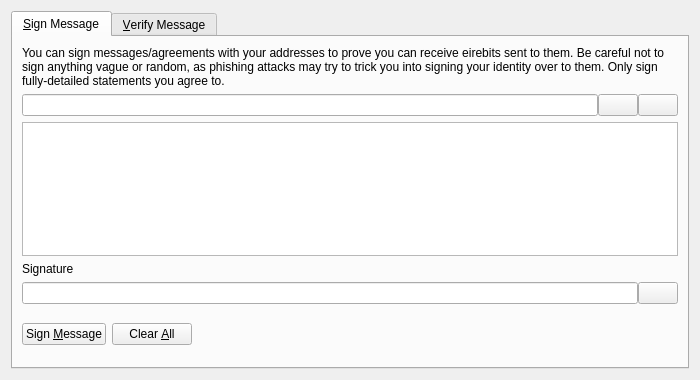
<?xml version="1.0" encoding="UTF-8"?>
<ui version="4.0">
 <class>SignVerifyMessageDialog</class>
 <widget class="QDialog" name="SignVerifyMessageDialog">
  <property name="geometry">
   <rect>
    <x>0</x>
    <y>0</y>
    <width>700</width>
    <height>380</height>
   </rect>
  </property>
  <property name="windowTitle">
   <string>Signatures - Sign / Verify a Message</string>
  </property>
  <property name="modal">
   <bool>true</bool>
  </property>
  <layout class="QVBoxLayout" name="verticalLayout">
   <item>
    <widget class="QTabWidget" name="tabWidget">
     <property name="currentIndex">
      <number>0</number>
     </property>
     <widget class="QWidget" name="tabSignMessage">
      <attribute name="title">
       <string>&amp;Sign Message</string>
      </attribute>
      <layout class="QVBoxLayout" name="verticalLayout_SM">
       <item>
        <widget class="QLabel" name="infoLabel_SM">
         <property name="text">
          <string>You can sign messages/agreements with your addresses to prove you can receive eirebits sent to them. Be careful not to sign anything vague or random, as phishing attacks may try to trick you into signing your identity over to them. Only sign fully-detailed statements you agree to.</string>
         </property>
         <property name="textFormat">
          <enum>Qt::PlainText</enum>
         </property>
         <property name="wordWrap">
          <bool>true</bool>
         </property>
        </widget>
       </item>
       <item>
        <layout class="QHBoxLayout" name="horizontalLayout_1_SM">
         <property name="spacing">
          <number>0</number>
         </property>
         <item>
          <widget class="QValidatedLineEdit" name="addressIn_SM">
           <property name="toolTip">
            <string>The Eirebit address to sign the message with</string>
           </property>
          </widget>
         </item>
         <item>
          <widget class="QPushButton" name="addressBookButton_SM">
           <property name="toolTip">
            <string>Choose previously used address</string>
           </property>
           <property name="text">
            <string/>
           </property>
           <property name="icon">
            <iconset resource="../bitcoin.qrc">
             <normaloff>:/icons/address-book</normaloff>:/icons/address-book</iconset>
           </property>
           <property name="shortcut">
            <string>Alt+A</string>
           </property>
           <property name="autoDefault">
            <bool>false</bool>
           </property>
          </widget>
         </item>
         <item>
          <widget class="QPushButton" name="pasteButton_SM">
           <property name="toolTip">
            <string>Paste address from clipboard</string>
           </property>
           <property name="text">
            <string/>
           </property>
           <property name="icon">
            <iconset resource="../bitcoin.qrc">
             <normaloff>:/icons/editpaste</normaloff>:/icons/editpaste</iconset>
           </property>
           <property name="shortcut">
            <string>Alt+P</string>
           </property>
           <property name="autoDefault">
            <bool>false</bool>
           </property>
          </widget>
         </item>
        </layout>
       </item>
       <item>
        <widget class="QPlainTextEdit" name="messageIn_SM">
         <property name="toolTip">
          <string>Enter the message you want to sign here</string>
         </property>
        </widget>
       </item>
       <item>
        <widget class="QLabel" name="signatureLabel_SM">
         <property name="text">
          <string>Signature</string>
         </property>
         <property name="textFormat">
          <enum>Qt::PlainText</enum>
         </property>
        </widget>
       </item>
       <item>
        <layout class="QHBoxLayout" name="horizontalLayout_2_SM">
         <property name="spacing">
          <number>0</number>
         </property>
         <item>
          <widget class="QLineEdit" name="signatureOut_SM">
           <property name="font">
            <font>
             <italic>true</italic>
            </font>
           </property>
           <property name="readOnly">
            <bool>true</bool>
           </property>
          </widget>
         </item>
         <item>
          <widget class="QPushButton" name="copySignatureButton_SM">
           <property name="toolTip">
            <string>Copy the current signature to the system clipboard</string>
           </property>
           <property name="text">
            <string/>
           </property>
           <property name="icon">
            <iconset resource="../bitcoin.qrc">
             <normaloff>:/icons/editcopy</normaloff>:/icons/editcopy</iconset>
           </property>
           <property name="autoDefault">
            <bool>false</bool>
           </property>
          </widget>
         </item>
        </layout>
       </item>
       <item>
        <layout class="QHBoxLayout" name="horizontalLayout_3_SM">
         <item>
          <widget class="QPushButton" name="signMessageButton_SM">
           <property name="toolTip">
            <string>Sign the message to prove you own this Eirebit address</string>
           </property>
           <property name="text">
            <string>Sign &amp;Message</string>
           </property>
           <property name="icon">
            <iconset resource="../bitcoin.qrc">
             <normaloff>:/icons/edit</normaloff>:/icons/edit</iconset>
           </property>
           <property name="autoDefault">
            <bool>false</bool>
           </property>
          </widget>
         </item>
         <item>
          <widget class="QPushButton" name="clearButton_SM">
           <property name="toolTip">
            <string>Reset all sign message fields</string>
           </property>
           <property name="text">
            <string>Clear &amp;All</string>
           </property>
           <property name="icon">
            <iconset resource="../bitcoin.qrc">
             <normaloff>:/icons/remove</normaloff>:/icons/remove</iconset>
           </property>
           <property name="autoDefault">
            <bool>false</bool>
           </property>
          </widget>
         </item>
         <item>
          <spacer name="horizontalSpacer_1_SM">
           <property name="orientation">
            <enum>Qt::Horizontal</enum>
           </property>
           <property name="sizeHint" stdset="0">
            <size>
             <width>40</width>
             <height>48</height>
            </size>
           </property>
          </spacer>
         </item>
         <item>
          <widget class="QLabel" name="statusLabel_SM">
           <property name="font">
            <font>
             <weight>75</weight>
             <bold>true</bold>
            </font>
           </property>
           <property name="text">
            <string/>
           </property>
           <property name="wordWrap">
            <bool>true</bool>
           </property>
          </widget>
         </item>
         <item>
          <spacer name="horizontalSpacer_2_SM">
           <property name="orientation">
            <enum>Qt::Horizontal</enum>
           </property>
           <property name="sizeHint" stdset="0">
            <size>
             <width>40</width>
             <height>48</height>
            </size>
           </property>
          </spacer>
         </item>
        </layout>
       </item>
      </layout>
     </widget>
     <widget class="QWidget" name="tabVerifyMessage">
      <attribute name="title">
       <string>&amp;Verify Message</string>
      </attribute>
      <layout class="QVBoxLayout" name="verticalLayout_VM">
       <item>
        <widget class="QLabel" name="infoLabel_VM">
         <property name="text">
          <string>Enter the receiver's address, message (ensure you copy line breaks, spaces, tabs, etc. exactly) and signature below to verify the message. Be careful not to read more into the signature than what is in the signed message itself, to avoid being tricked by a man-in-the-middle attack. Note that this only proves the signing party receives with the address, it cannot prove sendership of any transaction!</string>
         </property>
         <property name="textFormat">
          <enum>Qt::PlainText</enum>
         </property>
         <property name="alignment">
          <set>Qt::AlignLeading|Qt::AlignLeft|Qt::AlignTop</set>
         </property>
         <property name="wordWrap">
          <bool>true</bool>
         </property>
        </widget>
       </item>
       <item>
        <layout class="QHBoxLayout" name="horizontalLayout_1_VM">
         <property name="spacing">
          <number>0</number>
         </property>
         <item>
          <widget class="QValidatedLineEdit" name="addressIn_VM">
           <property name="toolTip">
            <string>The Eirebit address the message was signed with</string>
           </property>
          </widget>
         </item>
         <item>
          <widget class="QPushButton" name="addressBookButton_VM">
           <property name="toolTip">
            <string>Choose previously used address</string>
           </property>
           <property name="text">
            <string/>
           </property>
           <property name="icon">
            <iconset resource="../bitcoin.qrc">
             <normaloff>:/icons/address-book</normaloff>:/icons/address-book</iconset>
           </property>
           <property name="shortcut">
            <string>Alt+A</string>
           </property>
           <property name="autoDefault">
            <bool>false</bool>
           </property>
          </widget>
         </item>
        </layout>
       </item>
       <item>
        <widget class="QPlainTextEdit" name="messageIn_VM"/>
       </item>
       <item>
        <widget class="QValidatedLineEdit" name="signatureIn_VM"/>
       </item>
       <item>
        <layout class="QHBoxLayout" name="horizontalLayout_2_VM">
         <item>
          <widget class="QPushButton" name="verifyMessageButton_VM">
           <property name="toolTip">
            <string>Verify the message to ensure it was signed with the specified Eirebit address</string>
           </property>
           <property name="text">
            <string>Verify &amp;Message</string>
           </property>
           <property name="icon">
            <iconset resource="../bitcoin.qrc">
             <normaloff>:/icons/transaction_0</normaloff>:/icons/transaction_0</iconset>
           </property>
           <property name="autoDefault">
            <bool>false</bool>
           </property>
          </widget>
         </item>
         <item>
          <widget class="QPushButton" name="clearButton_VM">
           <property name="toolTip">
            <string>Reset all verify message fields</string>
           </property>
           <property name="text">
            <string>Clear &amp;All</string>
           </property>
           <property name="icon">
            <iconset resource="../bitcoin.qrc">
             <normaloff>:/icons/remove</normaloff>:/icons/remove</iconset>
           </property>
           <property name="autoDefault">
            <bool>false</bool>
           </property>
          </widget>
         </item>
         <item>
          <spacer name="horizontalSpacer_1_VM">
           <property name="orientation">
            <enum>Qt::Horizontal</enum>
           </property>
           <property name="sizeHint" stdset="0">
            <size>
             <width>40</width>
             <height>48</height>
            </size>
           </property>
          </spacer>
         </item>
         <item>
          <widget class="QLabel" name="statusLabel_VM">
           <property name="font">
            <font>
             <weight>75</weight>
             <bold>true</bold>
            </font>
           </property>
           <property name="text">
            <string/>
           </property>
           <property name="wordWrap">
            <bool>true</bool>
           </property>
          </widget>
         </item>
         <item>
          <spacer name="horizontalSpacer_2_VM">
           <property name="orientation">
            <enum>Qt::Horizontal</enum>
           </property>
           <property name="sizeHint" stdset="0">
            <size>
             <width>40</width>
             <height>48</height>
            </size>
           </property>
          </spacer>
         </item>
        </layout>
       </item>
      </layout>
     </widget>
    </widget>
   </item>
  </layout>
 </widget>
 <customwidgets>
  <customwidget>
   <class>QValidatedLineEdit</class>
   <extends>QLineEdit</extends>
   <header>qvalidatedlineedit.h</header>
  </customwidget>
 </customwidgets>
 <resources>
  <include location="../bitcoin.qrc"/>
 </resources>
 <connections/>
</ui>
